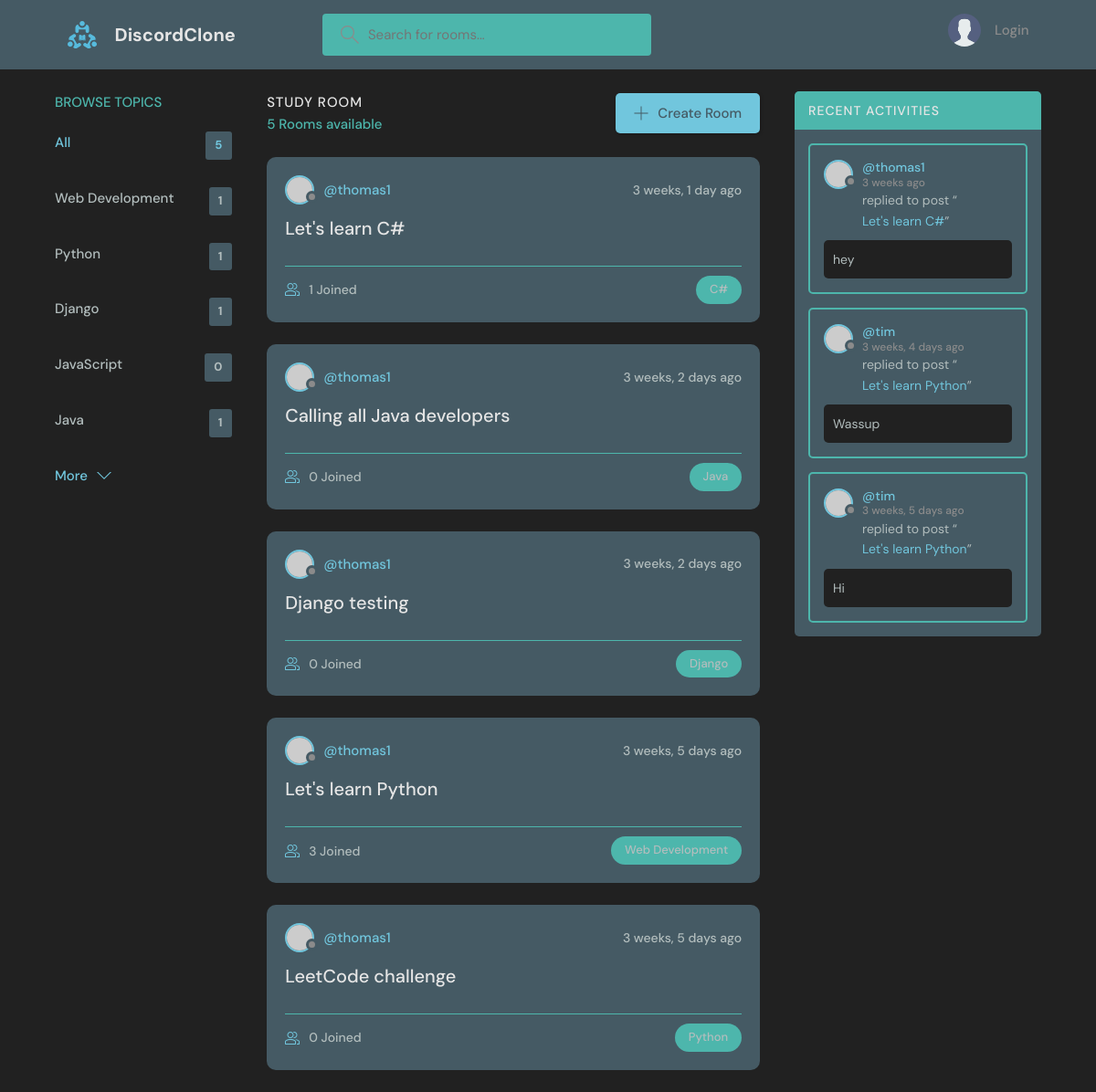
The page / on the database its author committed.
### base/models.py (models this page shows, shortened)
class Topic(models.Model):
    name = models.CharField(max_length=200)

class Room(models.Model):
    host = models.ForeignKey(User, on_delete=models.SET_NULL, null=True)
    topic = models.ForeignKey(Topic, on_delete=models.SET_NULL, null=True)
    name = models.CharField(max_length=200)
    description = models.TextField(null=True, blank=True)
    participants = models.ManyToManyField(User, related_name='participants', blank=True)
    update = models.DateTimeField(auto_now=True)
    created = models.DateTimeField(auto_now_add=True)
    class Meta:
        ordering = ['-update', '-created']
    def __str__(self):
        return self.name

class Message(models.Model):
    user = models.ForeignKey(User, on_delete=models.CASCADE)
    room = models.ForeignKey(Room, on_delete=models.CASCADE)
    body = models.TextField()
    updated = models.DateTimeField(auto_now=True)
    created = models.DateTimeField(auto_now_add=True)
    class Meta:
        ordering = ['-updated', '-created']

### base/views.py (the view)
# urls.py: path('', views.home, name="home"),
def home(request):
    q = request.GET.get('q') if request.GET.get('q') != None else ''
    rooms = Room.objects.filter(
        Q(topic__name__icontains=q) |
        Q(name__icontains=q) |
        Q(description__icontains=q)
        )
    topics = Topic.objects.all()[0:5]
    room_count = rooms.count()
    room_messages = Message.objects.filter(Q(room__topic__name__icontains=q))
    context = {'rooms': rooms, 'topics': topics,
    'room_count': room_count, 'room_messages': room_messages}
    return render(request, 'base/home.html', context)

### base/templates/base/home.html (shortened to what this page needs)
{% extends 'main.html' %}
{% block content %}
    <main class="layout layout--3">
      <div class="container">
        {% include 'base/topics_component.html' %}
        <div class="roomList">
          <div class="roomList__header">
            <div>
              <h2>Study Room</h2>
              <p>{{room_count}} Rooms available</p>
            </div>
            <a class="btn btn--main" href="{% url 'create-room' %}">
              <svg version="1.1" xmlns="http://www.w3.org/2000/svg" width="32" height="32" viewBox="0 0 32 32">
                <title>add</title>
                <path
                  d="M16.943 0.943h-1.885v14.115h-14.115v1.885h14.115v14.115h1.885v-14.115h14.115v-1.885h-14.115v-14.115z"
                ></path>
              </svg>
              Create Room
            </a>
          </div>
          {% include 'base/feed_component.html' %}
        </div>
        {% include 'base/activity_component.html' %}
      </div>
    </main>
    {% endblock content %}

### base/templates/base/topics_component.html
        <div class="topics">
            <div class="topics__header">
              <h2>Browse Topics</h2>
            </div>
            <ul class="topics__list">
              <li>
                <a href="{% url 'home' %}" class="active">All <span>{{topics.count}}</span></a>
              </li>
              {% for topic in topics %}
              <li>
                <a href="{% url 'home' %}?q={{topic.name}}">{{topic.name}}<span>{{topic.room_set.all.count}}</span></a>
              </li>
              {% endfor %}
            </ul>
            <a class="btn btn--link" href="{% url 'topics' %}">
              More
              <svg version="1.1" xmlns="http://www.w3.org/2000/svg" width="32" height="32" viewBox="0 0 32 32">
                <title>chevron-down</title>
                <path d="M16 21l-13-13h-3l16 16 16-16h-3l-13 13z"></path>
              </svg>
            </a>
          </div>

### base/templates/base/feed_component.html (shortened to what this page needs)
{% for room in rooms %}
<div class="roomListRoom">
    <div class="roomListRoom__header">
      <a href="{% url 'user-profile' room.host.id %}" class="roomListRoom__author">
        <div class="avatar avatar--small">
          <img src="https://randomuser.me/api/portraits/women/11.jpg" />
        </div>
        <span>@{{room.host.username}}</span>
      </a>
      <div class="roomListRoom__actions">
        <span>{{room.created|timesince}} ago</span>
      </div>
    </div>
    <div class="roomListRoom__content">
      <a href="{% url 'room' room.id %}">{{room.name}}</a>
    </div>
    <div class="roomListRoom__meta">
      <a href="{% url 'room' room.id %}" class="roomListRoom__joined">
        {{room.participants.all.count}} Joined
      </a>
      <p class="roomListRoom__topic">{{room.topic.name}}</p>
    </div>
  </div>
{% endfor %}

### base/templates/base/activity_component.html (shortened to what this page needs)
<div class="activities">
    <div class="activities__header">
      <h2>Recent Activities</h2>
    </div>
    {% for message in room_messages%}
    <div class="activities__box">
      <div class="activities__boxHeader roomListRoom__header">
        <a href="{% url 'user-profile' message.user.id %}" class="roomListRoom__author">
          <div class="avatar avatar--small">
            <img src="https://randomuser.me/api/portraits/women/11.jpg" />
          </div>
          <p>
            @{{message.user}}
            <span>{{message.created|timesince}} ago</span>
          </p>
        </a>
      </div>
      <div class="activities__boxContent">
        <p>replied to post “<a href="{% url 'room' message.room.id %}">{{message.room}}</a>”</p>
        <div class="activities__boxRoomContent">
          {{message.body}}
        </div>
      </div>
    </div>
    {% endfor %}
  </div>

### rows shown on the page
Topic: name "Web Development", room_set.all.count "1"
Topic: name "Python", room_set.all.count "1"
Topic: name "Django", room_set.all.count "1"
Topic: name "JavaScript", room_set.all.count "0"
Topic: name "Java", room_set.all.count "1"
Room: host.username "thomas1", created "3 weeks, 1 day", name "Let's learn C#", participants.all.count "1", topic.name "C#"
Room: host.username "thomas1", created "3 weeks, 2 days", name "Calling all Java developers", participants.all.count "0", topic.name "Java"
Room: host.username "thomas1", created "3 weeks, 2 days", name "Django testing", participants.all.count "0", topic.name "Django"
Room: host.username "thomas1", created "3 weeks, 5 days", name "Let's learn Python", participants.all.count "3", topic.name "Web Development"
Room: host.username "thomas1", created "3 weeks, 5 days", name "LeetCode challenge", participants.all.count "0", topic.name "Python"
Message: user "thomas1", created "3 weeks", room "Let's learn C#", body "hey"
Message: user "tim", created "3 weeks, 4 days", room "Let's learn Python", body "Wassup"
Message: user "tim", created "3 weeks, 5 days", room "Let's learn Python", body "Hi"

### other values the page prints
{{ topics.count }} "5"
{{ room_count }} "5"
